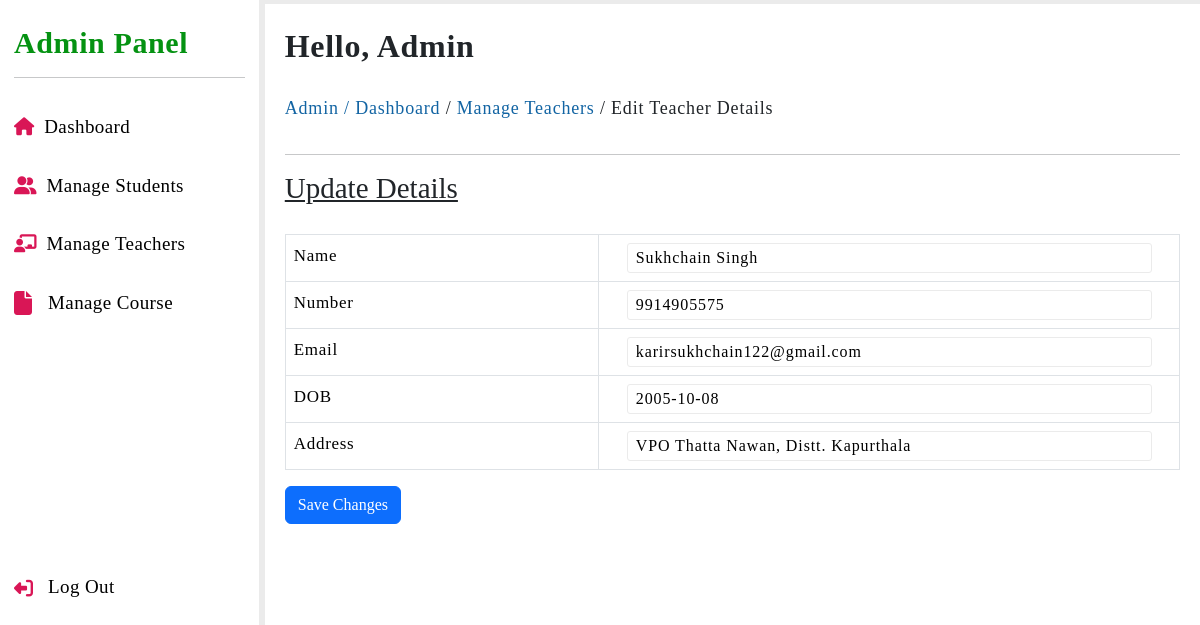
The page /admin/edit-teacher-detail.php?sr=1 (signed in) on the database as committed earlier.
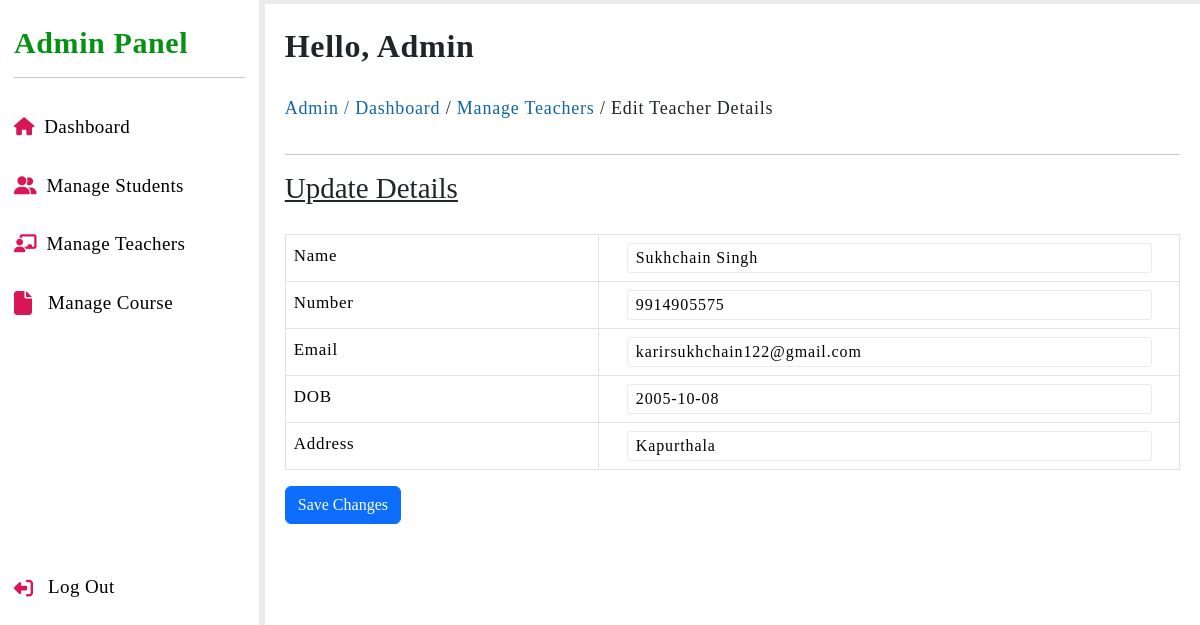
The same page on the database as committed later.
### tables this page shows
CREATE TABLE `teacher_info` (
  `sr_no` int(11) NOT NULL,
  `teacher_name` varchar(40) NOT NULL,
  `teacher_number` bigint(10) NOT NULL,
  `teacher_email` varchar(100) NOT NULL,
  `teacher_password` varchar(30) NOT NULL,
  `teacher_course` varchar(50) NOT NULL,
  `teacher_course_1` varchar(10) NOT NULL,
  `teacher_course_2` varchar(10) NOT NULL,
  `teacher_course_3` varchar(10) NOT NULL,
  `teacher_gender` varchar(6) NOT NULL,
  `teacher_dob` varchar(15) NOT NULL,
  `teacher_address` varchar(150) NOT NULL
);

### admin/edit-teacher-detail.php (the view, shortened to what this page needs)
<?php
    include '../sql/main_connection.php';
    $serial_no = $_GET['sr'];
    $data = mysqli_query($conn, "SELECT * FROM teacher_info where sr_no = '$serial_no'");
    $result = mysqli_fetch_assoc($data);
    if (isset($_POST['update-detail']))
    {
        $name = $_POST['name'];
        $number = $_POST['number'];
        $email = $_POST['email'];
        $dob = $_POST['dob'];
        $address = $_POST['address'];
        $_SESSION['name'] = $name;
        $_SESSION['number'] = $number;
        $_SESSION['email'] = $email;
        $_SESSION['dob'] = $dob;
        $_SESSION['address'] = $address;
        if ($number != $result['teacher_number'])
        {
            $check_number = "SELECT teacher_number FROM `teacher_info` WHERE teacher_number = '$number'";
            $number_result = $conn->query($check_number);
            if ($number_result->num_rows > 0) {
                echo "<script>alert('Phone Number is already exist! Try with different phone number')</script>";
                echo "<script>window.location.href='edit-teacher-detail.php?sr=$serial_no';</script>";
                exit();
            }
        }
        $is_update = mysqli_query($conn, "UPDATE `teacher_info` SET `teacher_name`='$name', `teacher_number`='$number', `teacher_email`='$email', `teacher_dob`='$dob', `teacher_address`='$address' WHERE sr_no='$serial_no'");
        if ($is_update)
        {
            unset($_SESSION['name'], $_SESSION['number'], $_SESSION['email'],  $_SESSION['dob'], $_SESSION['address']);
            echo "<script>alert('Update Success')</script>";
            echo "<script>window.open('manage-teachers.php', '_self')</script>";
        }
        else
        {
            echo "<script>alert('Update Failed')</script>";
            echo "<script>window.open('manage-teachers.php', '_self')</script>";
            exit();
        }
        $update_number_from_attendance = mysqli_query($conn, "UPDATE `attendance` SET `teacher_number`='$number' WHERE teacher_number = '{$result['teacher_number']}'");
        if($update_number_from_attendance)
        {
            echo "<script>alert('Number Changed')</script>";
        }
        else
        {
            echo "Error: " . mysqli_error($conn);
        }
    }
    else
    {
        $query = "SELECT * FROM teacher_info where sr_no = '$serial_no'";
        $data = mysqli_query($conn, $query);
        $result = mysqli_fetch_assoc($data);
    }
?>
<!DOCTYPE html>
<html lang="en">
<head>
    <?php include '../include/links.php'; ?>
    <link rel="stylesheet" href="../styles/admin_dashboard.css">
    <link rel="stylesheet" href="admin-responsive.css">
</head>
<body class="hide-overflow-section">
    <?php include '../include/admin-sidebar.php'; ?>
    <section class="dashboard-middle-area">
        <h4 class="admin-name">Hello, Admin</h4>
        <pre class="pagination"><p style="color: #1264a3">Admin / </p> <p><a href="dashboard.php" style="color:#1264a3;">Dashboard</a> / </p> <p><a href="manage-teachers.php" style="color: #1264a3;">Manage Teachers</a> / </p> <p>Edit Teacher Details</p></pre> <hr>
        <h4 class="update-heading">Update Details</h4>
        <div class="teacher-table">
            <form method="POST">
                <table class="table table-bordered">
                    <tr>
                        <th class="edit-heading" width="35%">Name</th>
                        <td><input type="text" value="<?php echo $result['teacher_name']; ?>" autocomplete="off" class="edit-input" minlength="3" pattern="^[A-Za-z\s]+$" name="name"></td>
                    </tr>
                    <tr>
                        <th class="edit-heading">Number</th>
                        <td><input type="text" value="<?php echo $result['teacher_number']; ?>" onkeypress='return event.charCode >= 48 && event.charCode <= 57' autocomplete="off" class="edit-input" name="number" pattern="^[6-9][0-9]{9}$" minlength="10" maxlength="10"></td>
                    </tr>
                    <tr>
                        <th class="edit-heading">Email</th>
                        <td><input type="email" value="<?php echo $result['teacher_email']; ?>" autocomplete="off" class="edit-input" name="email"></td>
                    </tr>
                    <tr>
                        <th class="edit-heading">DOB</th>
                        <td><input value="<?php echo $result['teacher_dob']; ?>"class="edit-input" placeholder="Date of Birth" onfocus="(this.type='date')" onblur="if(!this.value) this.type='text'" name="dob"></td>
                    </tr>
                    <tr>
                        <th class="edit-heading">Address</th>
                        <td><input value="<?php echo $result['teacher_address']; ?>" name="address" class="edit-input" autocomplete="off"></td>
                    </tr>
                </table>
                <input type="submit" value="Save Changes" onclick='return confirm("Are you sure to update values?")' name="update-detail" class="btn btn-primary">
            </form>
        </div>
    </section>
</body>
</html>

Rows that differ between the two databases and show on the page:
changed teacher_info "Sukhchain Singh": address "VPO Thatta Nawan, Distt. Kapurthala" → "Kapurthala"
